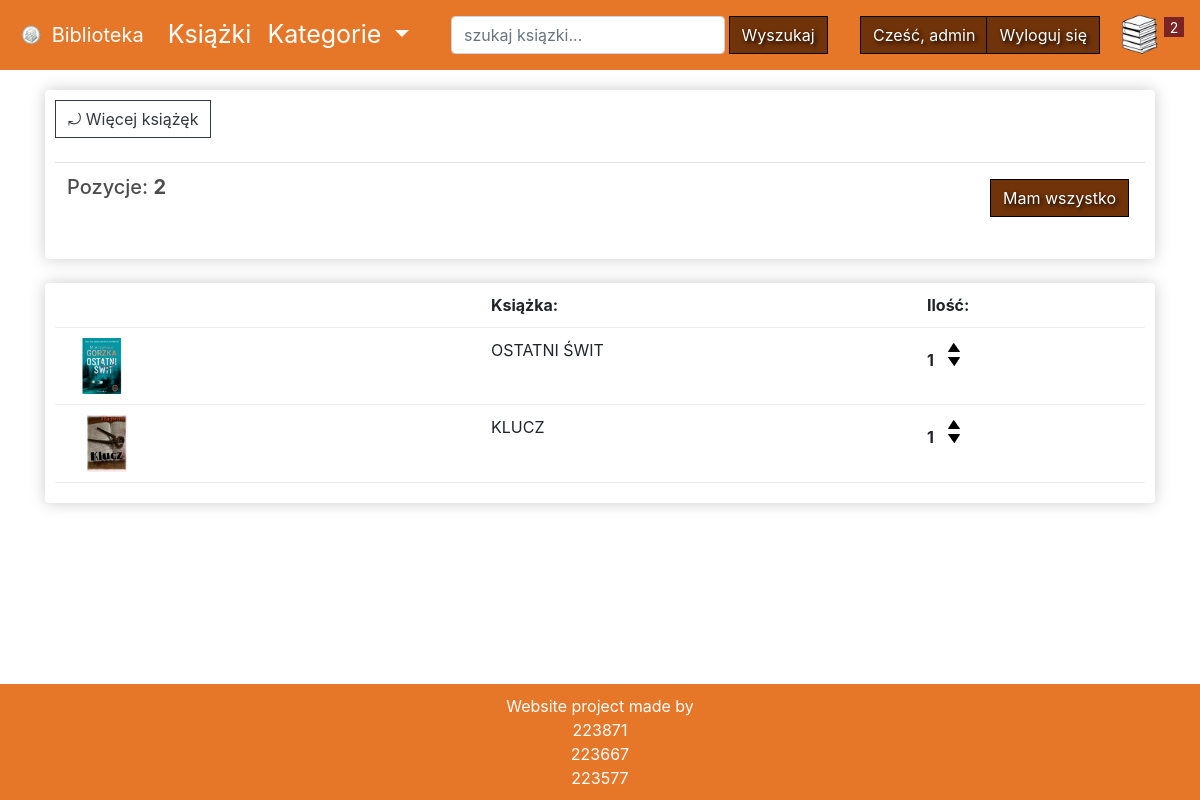
The page /cart/ (signed in) on the database as committed earlier.
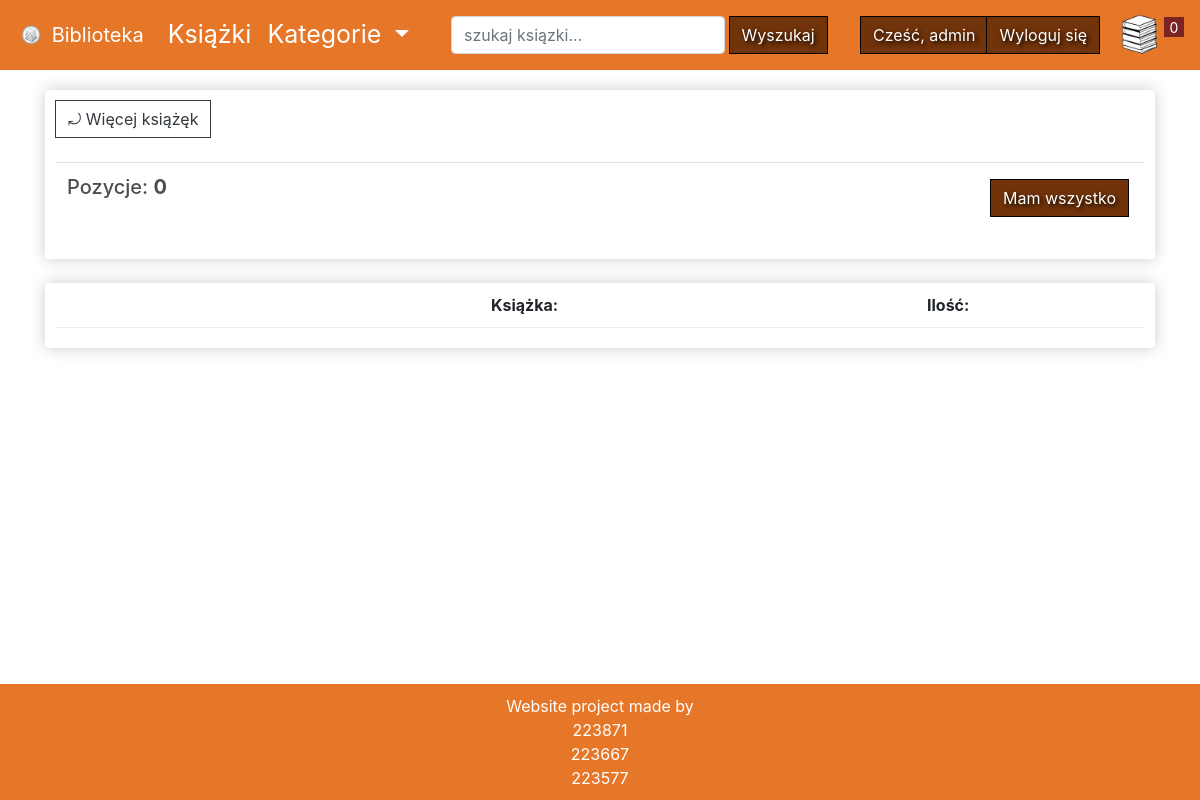
The same page on the database as committed later.
### bookstore/models.py (models this page shows, shortened)
class Order(models.Model): #koszyk
    customer = models.ForeignKey(Customer, on_delete=models.SET_NULL, null=True, blank=True)
    data_ordered = models.DateTimeField(auto_now_add=True) #bieżąca data i godzina
    complete = models.BooleanField(default=False, null=True, blank=True)
    transaction_id = models.CharField(max_length=40, null=True)
    return_data = models.DateTimeField(default=None, null=True, blank=True)  #data zwrotu
    @property
    def get_cart_items(self): #zlicza ile produktów ejst w koszyku
        order_items = self.orderitem_set.all()  # Pobierz wszystkie elementy OrderItem dla tego zamówienia
        total_items = 0
        for item in order_items:
            total_items += item.quantity
        return total_items

class OrderItem(models.Model): #produkt w koszyku
    product = models.ForeignKey(Product, on_delete=models.SET_NULL, blank=True, null=True)
    order = models.ForeignKey(Order, on_delete=models.SET_NULL, blank=True, null=True)
    quantity = models.IntegerField(default=0, null=True, blank=True)
    data_added = models.DateTimeField(auto_now_add=True)

class Product(models.Model):
    name = models.CharField(max_length=100, null=True)
    digital = models.BooleanField(default=False, null=True, blank=False)  #czy jest nie fizyczny
    genre = models.CharField(max_length=100, null=True) #gatunek ksiązki
    author = models.CharField(max_length=100, null=True)
    isbn = models.CharField(max_length=17, null=True, blank=True, unique=True)
    image = models.ImageField(null=True, blank=True)
    @property #dekorator pozwalający dotrzeć do tego jako atrybut a nie metoda
    def imageURL(self):
        try:
            url = self.image.url
        except:
            url=''
        return url

### bookstore/views.py (the view)
# urls.py: path('cart/', views.cart, name="cart"),
@login_required
def cart(request):
     if request.user.is_authenticated:
          customer = request.user.customer
          order, created = Order.objects.get_or_create(customer=customer, complete=False) # Pobranie lub utworzenie niezakończonego zamówienia dla tego klienta
          items = order.orderitem_set.all() #Pobranie wszystkich elementów zamówienia (OrderItem) dla danego zamówienia (Order)
     else:
          items = []
          order = {'get_cart_items':0, }
     context = {'items': items, 'order':order}
     return render(request, 'store/cart.html', context)

### bookstore/templates/store/cart.html
{% extends 'store/main.html' %}
{% load static %}
{% block content %}
    <div class="row">
	    <div class="col-lg-12">
		    <div class="box-element">
                <a  class="btn btn-outline-dark" href="{% url 'store' %}">&#10558; Więcej książęk</a>
	            <br>
	            <br>
	            <table class="table">
		            <tr>
			            <th><h5>Pozycje: <strong>{{order.get_cart_items}}</strong></h5></th>
			            <th>
				        <a  style="float:right; margin:5px;" class="btn btn-custom-color2" href="{% url 'checkout' %}">Mam wszystko</a>
			            </th>
		            </tr>
	            </table>
		    </div>
		    <br>
		    <div class="box-element">
                <div class="cart-row">
                    <div style="flex:2"></div>
                    <div style="flex:2"><strong>Książka:</strong></div>
                    <div style="flex:1"><strong>Ilość:</strong></div>
                </div>
				{% for item in items %}
                <div class="cart-row">
                    <div style="flex:2"><img class="row-image" src="{{item.product.imageURL}}"></div>
                    <div style="flex:2">{{item.product.name}}</div>
                    <div style="flex:1">
                        <p class="quantity">{{item.quantity}}</p>
			            <div class="quantity">
				        <img data-product="{{item.product.id}}" data-action="add" class="chg-quantity update-cart" src="{% static  'images/arrow-up.png' %}">
				        <img data-product="{{item.product.id}}" data-action="remove" class="chg-quantity update-cart" src="{% static  'images/arrow-down.png' %}">
			            </div>
                    </div>
                </div>
				{% endfor %}
		    </div>
	    </div>
    </div>
{% endblock content %}

### bookstore/templates/store/main.html (shortened to what this page needs)
<!DOCTYPE html>
{% load static %}
<html>
<head>
	<link rel="stylesheet" href="https://stackpath.bootstrapcdn.com/bootstrap/4.4.1/css/bootstrap.min.css">
	<link rel="stylesheet" type="text/css" href="{% static 'css/style.css' %}">
</head>
<body>
	<nav class="navbar navbar-expand-lg navbar-dark bg-dark fixed-top">
		<a class="navbar-brand" href="{% url 'store' %}"><img src="{%static 'images/logo.png'%}" width="30" height="30" class="d-inline-block align-top" alt="">
		Biblioteka
		</a>
		<div class="collapse navbar-collapse " id="navbarSupportedContent">
		  <ul class="navbar-nav mr-auto">
			<li class="nav-item">
			  <a class="nav-link active" href="{% url 'books' %}">Książki</a>
			</li>
			<li class="nav-item dropdown">
			  <a class="nav-link dropdown-toggle active" href="#" id="navbarDropdown" role="button" data-toggle="dropdown" aria-haspopup="true" aria-expanded="false">
				Kategorie
			  </a>
			</li>
		  </ul>
		  <form method="GET" action="{%url 'books'%}"class="form-inline collapse navbar-collapse justify-content-center my-2 my-lg-0">
			<div>
			<input class="form-control mr-sm-0" type="search" placeholder="szukaj ksiązki..." aria-label="Search" name="q">
			<button class="btn btn-custom-color my-0 my-sm-0 btn-custom-color2" type="submit">Wyszukaj</button>
			</div>
		  </form>
		  	<div class="form-inline my-2 my-lg-0">
				{% if request.user.is_authenticated %}
					<a href="{% url 'profile' %}"class="btn btn-custom-color2">Cześć, {{request.user}}</a>
					<a href="{% url 'logout' %}"class="btn btn-custom-color2 btn-custome-color-wyloguj">Wyloguj się</a>
				{% else %}
					<a href="{% url 'login' %}"class="btn btn-custom-color2">Zaloguj się</a>
				{% endif %}
			      <a href="{% url 'cart' %}">
			        <img  id="cart-icon" src="{% static 'images/cartimg.png' %}">
				   </a>
				{% if is_login_page %}
				<p id="cart-total">0</p>
			   {% else %}
			     <p id="cart-total">{{order.get_cart_items}}</p>
				{% endif %}
			</div>
		</div>
	  </nav>
    <div style="margin-top: 40px;"class="container">
		{% block content%}
		{% endblock content%}
	</div>
	<footer class="footer">
		<div class="container">
			<span class="text">Website project made by <br>223871
				<br> 223667 <br>223577 </span><br>
		</div>
	</footer>
</body>
</html>

Rows that differ between the two databases and show on the page:
no longer on this page (row edited): Order: get_cart_items "2"
no longer on this page (row unchanged): OrderItem: product.imageURL (picture), product.name "OSTATNI ŚWIT", quantity "1"
no longer on this page (row unchanged): OrderItem: product.imageURL (picture), product.name "KLUCZ", quantity "1"
added Order: get_cart_items "0"
